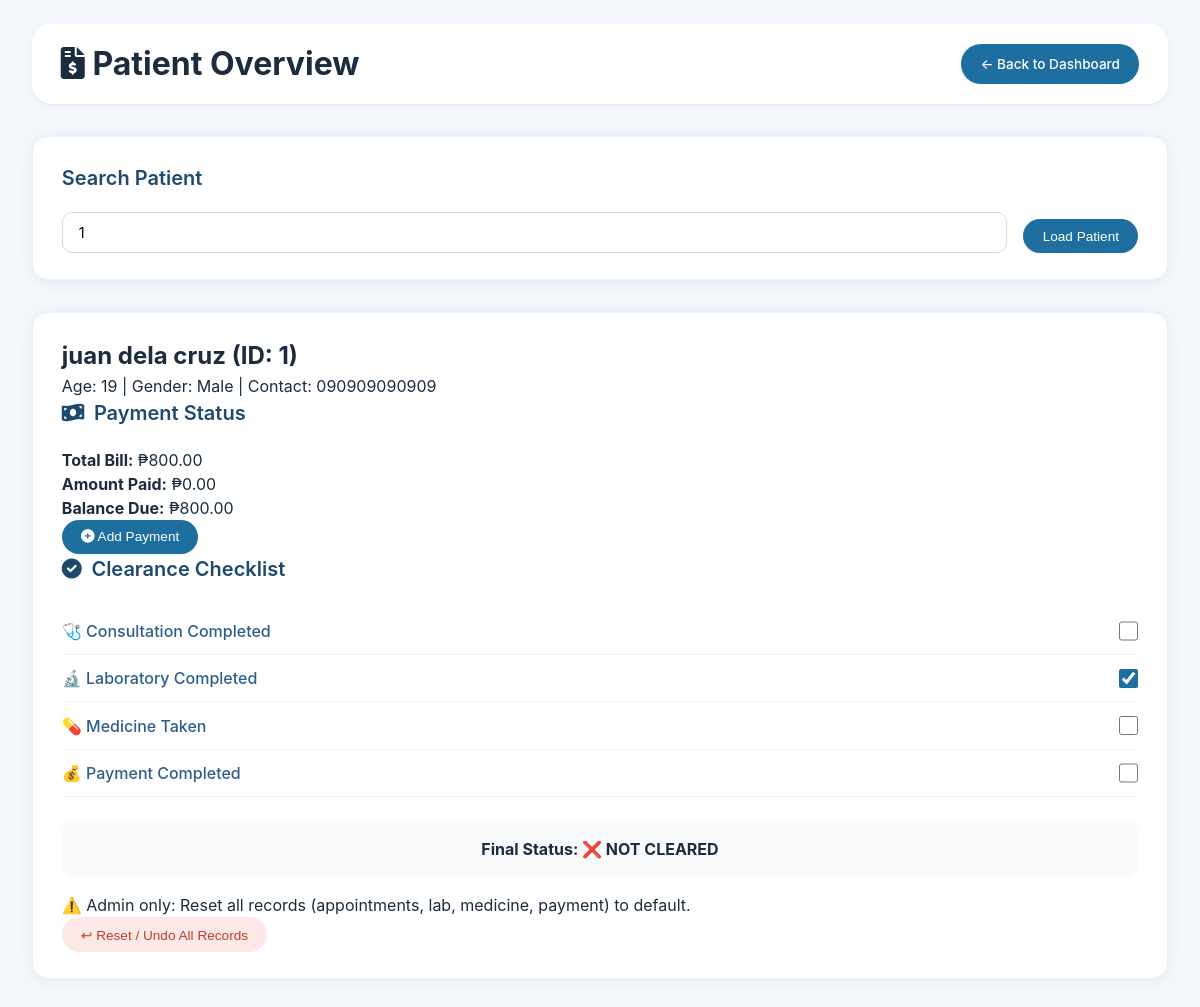
/patient_overview.php?patient_id=1 (signed in), run on the app's committed database.
### tables this page shows
CREATE TABLE `patients` (
  `patient_id` int(11) NOT NULL,
  `fullname` varchar(100) NOT NULL,
  `age` int(11) DEFAULT NULL,
  `gender` varchar(10) DEFAULT NULL,
  `address` text DEFAULT NULL,
  `contact_number` varchar(20) DEFAULT NULL,
  `date_registered` timestamp NOT NULL DEFAULT current_timestamp()
);

CREATE TABLE `payments` (
  `payment_id` int(11) NOT NULL,
  `patient_id` int(11) NOT NULL,
  `consultation_fee` decimal(10,2) DEFAULT 500.00,
  `laboratory_fee` decimal(10,2) DEFAULT 0.00,
  `amount_paid` decimal(10,2) NOT NULL DEFAULT 0.00,
  `total_amount` decimal(10,2) GENERATED ALWAYS AS (`consultation_fee` + `laboratory_fee`) STORED,
  `payment_status` enum('Unpaid','Partial','Paid') DEFAULT 'Unpaid',
  `payment_date` timestamp NOT NULL DEFAULT current_timestamp()
);

### patient_overview.php (the view, shortened to what this page needs)
<?php
require_once 'config.php';
$pid = isset($_GET['patient_id']) ? (int)$_GET['patient_id'] : 0;
$pdata = null;
$payment_data = null;
$consult_done = $lab_done = $med_done = $pay_done = false;
$cleared = false;
if ($pid > 0) {
    $stmt = $pdo->prepare("SELECT * FROM patients WHERE patient_id = ?");
    $stmt->execute([$pid]);
    $pdata = $stmt->fetch();
    if ($pdata) {
        $stmt = $pdo->prepare("SELECT total_amount, amount_paid, (total_amount - amount_paid) AS balance FROM payments WHERE patient_id = ?");
        $stmt->execute([$pid]);
        $payment_data = $stmt->fetch();
        $pay_done = ($payment_data['balance'] <= 0);
        $consult = $pdo->prepare("SELECT 1 FROM appointments WHERE patient_id = ? AND status = 'Completed' LIMIT 1");
        $consult->execute([$pid]);
        $consult_done = $consult->rowCount() > 0;
        $lab = $pdo->prepare("SELECT 1 FROM laboratory WHERE patient_id = ? AND status = 'Completed' LIMIT 1");
        $lab->execute([$pid]);
        $lab_done = $lab->rowCount() > 0;
        $med = $pdo->prepare("SELECT 1 FROM medicines WHERE patient_id = ? AND status = 'Taken' LIMIT 1");
        $med->execute([$pid]);
        $med_done = $med->rowCount() > 0;
        $cleared = $consult_done && $lab_done && $med_done && $pay_done;
    }
}
$is_admin = ($_SESSION['user_logged']['role'] === 'Admin');
?>
<!DOCTYPE html>
<html lang="en">
<head>
    <link rel="stylesheet" href="assets/style.css">
    <link href="https://cdnjs.cloudflare.com/ajax/libs/font-awesome/6.0.0/css/all.min.css" rel="stylesheet">
</head>
<body>
<div class="container">
    <header>
        <h1><i class="fas fa-file-invoice-dollar"></i> Patient Overview</h1>
        <a href="dashboard.php" class="btn primary">← Back to Dashboard</a>
    </header>
    <main>
        <div class="card">
            <h3>Search Patient</h3>
            <form method="GET">
                <div class="form-row">
                    <input type="number" name="patient_id" placeholder="Enter Patient ID" value="<?= $pid ?: '' ?>" required>
                    <button type="submit" class="btn primary">Load Patient</button>
                </div>
            </form>
        </div>
        <?php if ($pid > 0 && !$pdata): ?>
            <div class="alert error">Patient not found</div>
        <?php elseif ($pdata): ?>
            <div class="card">
                <h2><?= htmlspecialchars($pdata['fullname']) ?> (ID: <?= $pid ?>)</h2>
                <p class="patient-meta">Age: <?= $pdata['age'] ?> | Gender: <?= $pdata['gender'] ?> | Contact: <?= htmlspecialchars($pdata['contact_number']) ?></p>
                <div class="two-columns">
                    <div class="payment-column">
                        <h3><i class="fas fa-money-bill-wave"></i> Payment Status</h3>
                        <div class="payment-summary">
                            <p><strong>Total Bill:</strong> <span class="amount">₱<?= number_format($payment_data['total_amount'], 2) ?></span></p>
                            <p><strong>Amount Paid:</strong> ₱<?= number_format($payment_data['amount_paid'], 2) ?></p>
                            <p><strong>Balance Due:</strong>
                                <span class="<?= $pay_done ? 'text-success' : 'text-danger' ?>">
                                    ₱<?= number_format($payment_data['balance'], 2) ?>
                                </span>
                            </p>
                            <?php if ($payment_data['balance'] > 0): ?>
                                <button class="btn primary" onclick="openPaymentModal(<?= $pid ?>, <?= $payment_data['total_amount'] ?>, <?= $payment_data['amount_paid'] ?>)">
                                    <i class="fas fa-plus-circle"></i> Add Payment
                                </button>
                            <?php else: ?>
                                <span class="status paid">Fully Paid ✓</span>
                            <?php endif; ?>
                        </div>
                    </div>
                    <div class="clearance-column">
                        <h3><i class="fas fa-check-circle"></i> Clearance Checklist</h3>
                        <div class="checklist-section">
                            <div class="checklist-item">
                                <label>🩺 Consultation Completed</label>
                                <input type="checkbox" <?= $consult_done ? 'checked' : '' ?> onchange="toggleItem('consult', <?= $pid ?>, this.checked)">
                            </div>
                            <div class="checklist-item">
                                <label>🔬 Laboratory Completed</label>
                                <input type="checkbox" <?= $lab_done ? 'checked' : '' ?> onchange="toggleItem('lab', <?= $pid ?>, this.checked)">
                            </div>
                            <div class="checklist-item">
                                <label>💊 Medicine Taken</label>
                                <input type="checkbox" <?= $med_done ? 'checked' : '' ?> onchange="toggleItem('medicine', <?= $pid ?>, this.checked)">
                            </div>
                            <div class="checklist-item">
                                <label>💰 Payment Completed</label>
                                <input type="checkbox" <?= $pay_done ? 'checked' : '' ?> onchange="toggleItem('payment', <?= $pid ?>, this.checked)">
                            </div>
                        </div>
                        <div class="clearance-status">
                            <h4>Final Status:
                                <span class="<?= $cleared ? 'completed' : 'cancelled' ?>">
                                    <?= $cleared ? '✅ CLEARED' : '❌ NOT CLEARED' ?>
                                </span>
                            </h4>
                        </div>
                    </div>
                </div>
                <?php if ($is_admin): ?>
                <div class="reset-section">
                    <p class="reset-warning">⚠️ Admin only: Reset all records (appointments, lab, medicine, payment) to default.</p>
                    <button class="btn danger" onclick="resetPatient(<?= $pid ?>, '<?= htmlspecialchars($pdata['fullname']) ?>')">
                        ↩ Reset / Undo All Records
                    </button>
                </div>
                <?php endif; ?>
            </div>
        <?php endif; ?>
    </main>
</div>
</body>
</html>

### assets/style.css (style rules this page uses)
* { margin: 0; padding: 0; box-sizing: border-box; }
body { font-family: 'Inter', -apple-system, BlinkMacSystemFont, 'Segoe UI', Roboto, Helvetica, Arial, sans-serif; background: #f4f7fc; color: #1a2c3e; line-height: 1.5; }
.container { max-width: 1400px; margin: 0 auto; padding: 1.5rem 2rem; }
header { background: white; border-radius: 20px; padding: 1rem 1.8rem; margin-bottom: 2rem; box-shadow: 0 4px 12px rgba(0, 0, 0, 0.03), 0 1px 2px rgba(0, 0, 0, 0.05); display: flex; justify-content: space-between; align-items: center; flex-wrap: wrap; gap: 1rem; }
.card { background: white; border-radius: 16px; padding: 1.6rem 1.8rem; margin-bottom: 2rem; box-shadow: 0 4px 12px rgba(0, 0, 0, 0.04); border: 1px solid #eef2f6; }
.card h3 { font-size: 1.25rem; font-weight: 600; margin-bottom: 1.2rem; color: #1e4a6e; display: flex; align-items: center; gap: 0.6rem; }
input, select, textarea { width: 100%; padding: 0.7rem 1rem; border: 1px solid #cddae9; border-radius: 10px; font-family: inherit; font-size: 0.9rem; transition: 0.2s; background: #fff; }
.form-row { display: grid; grid-template-columns: 1fr 1fr; gap: 1rem; }
.card .form-row { display: flex; gap: 1rem; align-items: flex-end; flex-wrap: wrap; }
.card .form-row input { flex: 2; min-width: 200px; }
.card .form-row .btn { flex: 0 0 auto; padding: 0.6rem 1.2rem; white-space: nowrap; }
.btn { display: inline-block; padding: 0.6rem 1.2rem; border-radius: 999px; font-weight: 500; text-decoration: none; border: none; cursor: pointer; font-size: 0.85rem; transition: all 0.2s; background: #eef2f8; color: #2c5f8a; }
.btn.primary { background: #1e6f9f; color: white; box-shadow: 0 1px 2px rgba(0,0,0,0.05); }
.btn.danger { background: #fce8e6; color: #c23d2e; }
.checklist-section { margin: 1.5rem 0; }
.checklist-item { display: flex; align-items: center; justify-content: space-between; padding: 0.7rem 0; border-bottom: 1px solid #ecf3f8; }
.checklist-item label { font-weight: 500; color: #2c5f8a; }
.checklist-item input[type="checkbox"] { width: 1.2rem; height: 1.2rem; accent-color: #1e6f9f; }
.clearance-status { background: #f8fafc; padding: 1rem; border-radius: 12px; text-align: center; margin: 1rem 0; }
.card { box-shadow: 0 2px 16px rgba(30, 80, 130, 0.07); border: 1.5px solid #e8eff6; }

### data on the page
patients: fullname "juan dela cruz", age "19", gender "Male", contact_number "090909090909"
payments: total_amount "800.00", amount_paid "0.00"

### other printed values
$pid "1"
$payment_data['balance'] "800.00"
